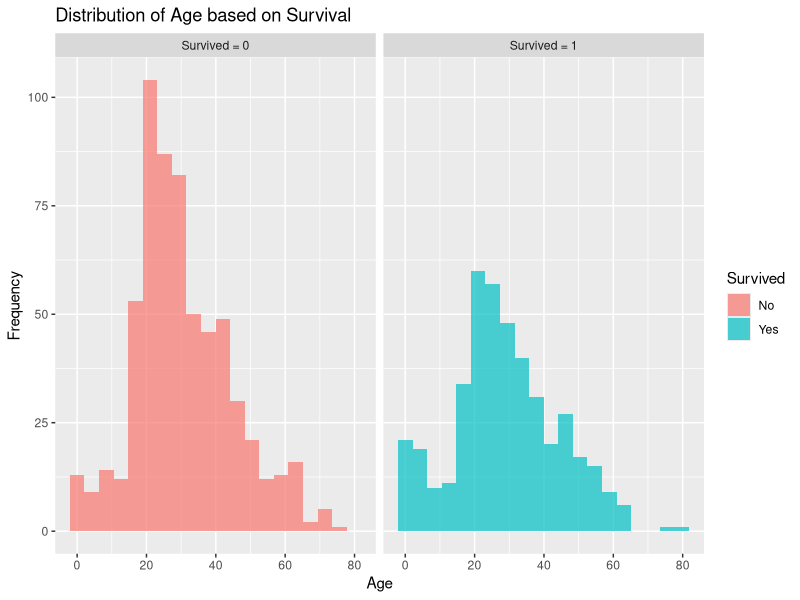
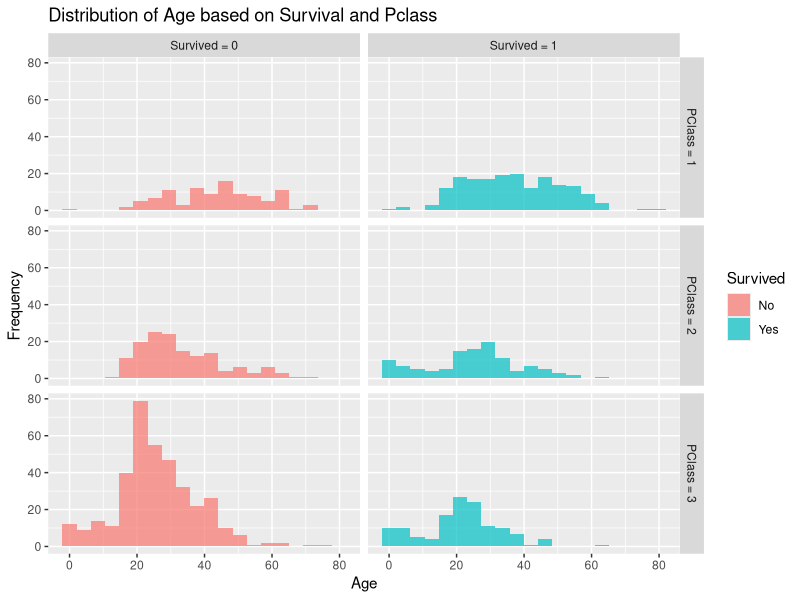
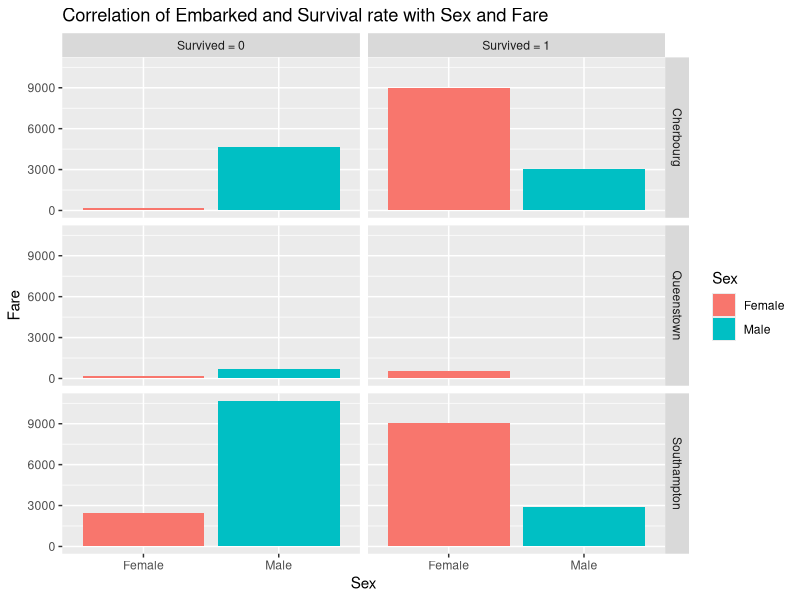

Generate these figures, in order, with R:
data <- read.csv2('Dataset/titanic2.csv', encoding = 'UTF-8')

#Renaming Column to be shorter
colnames(data)[2] <- 'Pclass'
colnames(data)[6] <- 'SibSp'
colnames(data)[7] <- 'ParCh'
colnames(data)[8] <- 'Ticket'
colnames(data)[9] <- 'Fare'
colnames(data)[11] <- 'Embarked'

#Grouping for analyzing
pclass_surv <- aggregate(Survived~Pclass, data, FUN = 'mean')
sex_surv <- aggregate(Survived~Sex, data, FUN = 'mean')
sibsp_surv <- aggregate(Survived~SibSp, data, FUN = 'mean')
parch_surv <- aggregate(Survived~ParCh, data, FUN = 'mean')

#Visualization
#install.packages("ggplot2")
library(ggplot2)
data <- data[!(is.na(data$Survived) | data$Survived==""), ]
label_survived <- c('No' = 'Survived = 0', 'Yes' = 'Survived = 1')
a <- ggplot(data, aes(x = Age, fill = Survived)) + geom_histogram(bins = 20, alpha = 0.7)
a + facet_grid(.~Survived, labeller = labeller(Survived = label_survived)) + 
  labs(x = "Age", y = 'Frequency', title = 'Distribution of Age based on Survival') + theme_grey()

label_pclass <- c('First' = 'PClass = 1', 'Second' = 'PClass = 2', 'Third' = 'PClass = 3')
b <- ggplot(data, aes(Age, fill = Survived)) + geom_histogram(bins = 20, alpha = 0.7)
b + facet_grid(.~Pclass~Survived, labeller = labeller(Survived = label_survived, Pclass = label_pclass)) + 
  labs(x = 'Age', y = 'Frequency', title = 'Distribution of Age based on Survival and Pclass') + theme_grey()

data <- data[!(is.na(data$Embarked) | data$Embarked==""), ]
c <- ggplot(data, aes(x = Sex, y = Fare, fill = Sex)) + geom_bar(stat = 'identity')
c + facet_grid(.~Embarked~Survived, labeller = labeller(Survived = label_survived)) + 
  theme_grey() + labs(title = 'Correlation of Embarked and Survival rate with Sex and Fare')

#Data preprocessing
library(plyr)
map <- c('Female', 'Male')
data$Sex <- mapvalues(data$Sex, from = map, to = c(0, 1))
data$Sex <- as.integer(data$Sex)

Mode <- function(x) {
  ux <- unique(x)
  ux[which.max(tabulate(match(x, ux)))]
}
data$Embarked <- replace(data$Embarked, data$Embarked == "", Mode(data$Embarked))
map2 <- c(unique(data$Embarked))
data$Embarked <- mapvalues(data$Embarked, from = map2, to = c(0, 1, 2))
data$Embarked <- as.integer(data$Embarked)

data$Age <- replace(data$Age, is.na(data$Age), mean(data$Age, na.rm = TRUE))

agegroup <- c()
for(x in data$Age){
  if(x < 20){
    agegroup <- c(agegroup, 1)
  }else if(x >= 20 && x < 40){
    agegroup <- c(agegroup, 2)
  }else if(x >= 40 && x < 60){
    agegroup <- c(agegroup, 3)
  }else if(x >= 60){
    agegroup <- c(agegroup, 4)
  }
}
data$Age <- agegroup

map3 <- unique(data$Survived)
data$Survived <- mapvalues(data$Survived, from = map3, to = c(1, 0))
data$Survived <- as.integer(data$Survived)

map4 <- unique(data$Pclass)
data$Pclass <- mapvalues(data$Pclass, from = map4, to = c(1, 2, 3))
data$Pclass <- as.integer(data$Pclass)

data$Fare <- replace(data$Fare, is.na(data$Fare), mean(data$Fare, na.rm = TRUE))
faregroup <- c()
for(x in data$Fare){
  if(x < 50){
    faregroup <- c(faregroup, 1)
  }else if(x >= 50 && x < 100){
    faregroup <- c(faregroup, 2)
  }else if(x >= 100 && x < 150){
    faregroup <- c(faregroup, 3)
  }else if(x >= 150 && x < 200){
    faregroup <- c(faregroup, 4)
  }else if(x >= 200){
    faregroup <- c(faregroup, 5)
  }
}
data$Fare <- faregroup

#Feature Engineering
#install.packages('plyr')
splits <- gsub(".*,(.*?)\\..*", "\\1", data$Name)
splits <- gsub(paste(c('Lady', 'Countess','Capt', 'Col', 'Don', 'Dr', 'Major', 'Rev', 'Sir', 
                       'Jonkheer', 'Dona', 'the Countess', 'Master'), collapse = '|'), 'Others', splits)
splits <- gsub(paste(c('Miss', 'Mlle', 'Ms', 'Mrs'), collapse = '|'), 'Miss', splits)
splits <- gsub(paste(c('Mr', 'Mme'), collapse = "|"), 'Mister', splits)
data$Title <- splits

data$Title <- trimws(data$Title)
map5 <- c('Miss', 'Mister', 'Others')
data$Title <- mapvalues(data$Title, from = map5, to = c(0, 1, 2))
data$Title <- as.integer(data$Title)

data$Fam <- data$ParCh + data$SibSp + 1
data$Alone <- ifelse(data$Fam == 1, 1, 0)

#Data reduction
drops <- c('Cabin', 'Ticket', 'Life.Boat', 'Name', 'PassengerId', 'ParCh', 'SibSp', 'Fam')
data <- data[, !(names(data) %in% drops)]

#Classification
set.seed(1)
sample <- sample(c(TRUE, FALSE), nrow(data), replace=TRUE, prob=c(0.7,0.3))
train  <- data[sample, ]
test   <- data[!sample, ]

#Random Forest
#install.packages('randomForest')
library(caret)
library(randomForest)
rf_model <- randomForest(Survived ~ Pclass + Sex + Age + Embarked + Title + Alone + Fare, data = train, ntree = 500)
rf_predictions <- predict(rf_model, newdata = test)

rf_predictions <- ifelse(rf_predictions > 0.5, '1', '0')
rf_predictions <- factor(rf_predictions, levels = c('0', '1'))
test_ref <- factor(test$Survived, levels = c('0', '1'))
conf_mat_RF <- confusionMatrix(rf_predictions, test_ref)
print(conf_mat_RF)

#Logistic Regression
logistic <- glm(Survived ~ Pclass + Sex + Age + Embarked + Title + Alone + Fare, family = binomial, data = train)
log_predictions <- predict(logistic, test, type = 'response')

log_predictions <- ifelse(log_predictions > 0.5, '1', '0')
log_predictions <- factor(log_predictions, levels = c('0', '1'))
conf_mat_log <- confusionMatrix(log_predictions, test_ref)
print(conf_mat_log)

#SVM
#install.packages('e1071')
library(e1071)
svm_model <- svm(formula = Survived ~ ., data = train, method="C-classification", kernel="radial")
svm_predictions <- predict(svm_model, test)

svm_predictions <- ifelse(svm_predictions > 0.5, '1', '0')
svm_predictions <- factor(svm_predictions, levels = c('0', '1'))
conf_mat_svm <- confusionMatrix(svm_predictions, test_ref)
print(conf_mat_svm)

#RF with PCA
library(stats)
pca <- prcomp(train[, -which(names(train) == "Survived")], center = TRUE, scale. = TRUE)
var_explained <- cumsum(pca$sdev^2) / sum(pca$sdev^2)
num_components <- which(var_explained > 0.95)[1]

train_pca <- predict(pca, train[, -which(names(train) == "Survived")])[ , 1:num_components]
test_pca <- predict(pca, test[, -which(names(test) == "Survived")])[ , 1:num_components]

train_ref <- as.factor(train$Survived)
rf_model_pca <- randomForest(x = train_pca, y = train_ref, ntree = 500)
rf_predictions_pca <- predict(rf_model_pca, newdata = test_pca)

rf_predictions_pca <- factor(rf_predictions_pca, levels(test_ref))
conf_mat_RF_pca <- confusionMatrix(rf_predictions_pca, test_ref)
print(conf_mat_RF_pca)

#Logistic Regression with PCA
train_pca <- as.data.frame(train_pca)
names(train_pca) <- paste0("PC", 1:ncol(train_pca))
test_pca <- as.data.frame(test_pca)
names(test_pca) <- paste0("PC", 1:ncol(test_pca))

train_pca$Survived <- factor(train$Survived, levels = c('0', '1'))
test_pca$Survived <- factor(test$Survived, levels = c('0', '1'))

logistic_pca <- glm(Survived ~ ., family = binomial, data = train_pca)
predictions_pca <- predict(logistic_pca, newdata = test_pca, type = 'response')

predicted_classes_pca <- ifelse(predictions_pca > 0.5, '1', '0')
predicted_classes_pca <- factor(predicted_classes_pca, levels = c('0', '1'))
confusion_mat_pca <- confusionMatrix(predicted_classes_pca, test_pca$Survived)
print(confusion_mat_pca)

#SVM with PCA
numeric_columns <- sapply(train, is.numeric)
train_numeric <- train[, numeric_columns]
test_numeric <- test[, numeric_columns]
pca <- prcomp(train_numeric, center = TRUE, scale. = TRUE)
train_pca <- predict(pca, train_numeric)[, 1:num_components]
test_pca <- predict(pca, test_numeric)[, 1:num_components]

svm_model_pca <- svm(x = train_pca, y = train_ref, method="C-classification", kernel="radial")
svm_predictions_pca <- predict(svm_model_pca, newdata = test_pca)

svm_predictions_pca <- factor(svm_predictions_pca, levels = c('0', '1'))
conf_mat_svm_pca <- confusionMatrix(svm_predictions_pca, test_ref)
print(conf_mat_svm_pca)
